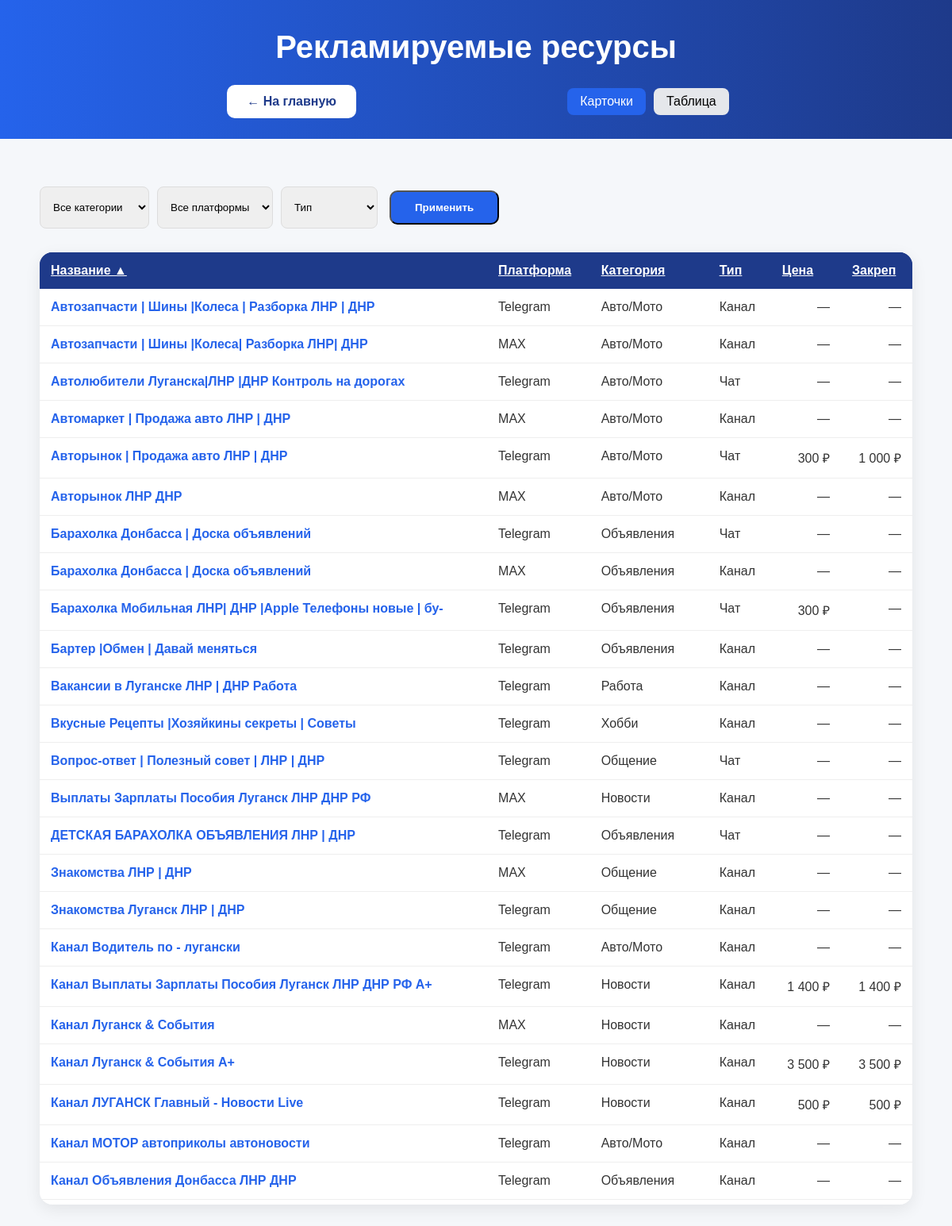
Screenshot of /resources.php?view=table&sort=name&dir=asc with the database file from the repository.
### tables this page shows
CREATE TABLE `resources` (
  `id` int(11) NOT NULL,
  `name` varchar(255) NOT NULL,
  `url` varchar(255) NOT NULL,
  `status` enum('main','reserve') DEFAULT NULL,
  `created_at` timestamp NULL DEFAULT CURRENT_TIMESTAMP,
  `platform` varchar(20) NOT NULL,
  `category` enum('Новости','Авто/Мото','Поездки','Работа','Объявления','Недвижимость','Общение','Хобби','Услуги','Электроника') NOT NULL DEFAULT 'Объявления',
  `type` enum('chat','channel') NOT NULL DEFAULT 'chat',
  `subscribers` int(11) DEFAULT NULL,
  `description` text,
  `priority` int(11) DEFAULT '0',
  `price` int(11) DEFAULT NULL,
  `pin_price` int(11) DEFAULT NULL
);

### config.php (called while the page is built, shortened)
<?php
function e($value)
{
    return htmlspecialchars((string)($value ?? ''), ENT_QUOTES, 'UTF-8');
}

### resources.php (the view, shortened to what this page needs)
<?php
require_once 'config.php';
$stmt = $pdo->prepare("SELECT value FROM settings WHERE name = 'show_reserve'");
$stmt->execute();
$showReserve = $stmt->fetchColumn();
$where = [];
if ($showReserve != '1') {
    $where[] = "(status IS NULL OR status != 'reserve')";
}
$params = [];
$view = $_GET['view'] ?? 'cards';
$sql = "SELECT * FROM resources";
if ($where) {
    $sql .= " WHERE " . implode(" AND ", $where);
}
$sort = $_GET['sort'] ?? 'priority';
$dir  = $_GET['dir'] ?? 'desc';
$sql .= " ORDER BY (status = 'reserve') ASC, $sort $dir";
$stmt = $pdo->prepare($sql);
$stmt->execute($params);
$resources = $stmt->fetchAll();
function sortLink($column, $label, $currentSort, $currentDir, $view) {
    $dir = 'asc';
    if ($currentSort === $column && $currentDir === 'asc') {
        $dir = 'desc';
    }
    $query = $_GET;
    $query['sort'] = $column;
    $query['dir'] = $dir;
    $query['view'] = $view;
    $arrow = '';
    if ($currentSort === $column) {
        $arrow = $currentDir === 'asc' ? ' ▲' : ' ▼';
    }
    return '<a href="?' . http_build_query($query) . '">' . $label . $arrow . '</a>';
}
?>
<!DOCTYPE html>
<html lang="ru">
<head>
<link rel="stylesheet" href="css/style.css?v=<?= filemtime('css/style.css') ?>">
</head>
<body>
<header class="hero small">
<h1>Рекламируемые ресурсы</h1>
<div>
    <div>
<a href="index.php" class="btn">← На главную</a></div>
<div class="view-switch">
<a href="?<?= http_build_query(array_merge($_GET, ['view' => 'cards'])) ?>"
class="view-btn <?= $view === 'cards' ? 'active' : '' ?>">
Карточки
</a>
<a href="?<?= http_build_query(array_merge($_GET, ['view' => 'table'])) ?>"
class="view-btn <?= $view === 'table' ? 'active' : '' ?>">
Таблица
</a>
</div>
</div>
</header>
<section class="table-section">
<form method="get" class="filter-form">
<select name="category">
<option value="">Все категории</option>
</select>
<select name="platform">
<option value="">Все платформы</option>
</select>
<select name="type">
<option value="">Тип</option>
</select>
<button type="submit" class="btn btn-primary">Применить</button>
</form>
<?php if ($view === 'cards'): ?>
<div class="resource-grid">
<?php foreach ($resources as $r): ?>
<?php
$cardClass = '';
if ($r['status'] === 'reserve') {
    $cardClass = 'card-reserve';
}
?>
<div class="resource-card <?= $cardClass ?>">
<div class="card-header">
    <a href="<?= e($r['url']) ?>" target="_blank" class="card-title">
        <?= e($r['name']) ?>
    </a>
</div>
<div class="card-badges">
    <span class="badge platform"><?= e($r['platform']) ?></span>
    <span class="badge category"><?= e($r['category']) ?></span>
    <span class="badge type">
        <?= $r['type'] === 'channel' ? 'Канал' : 'Чат' ?>
    </span>
</div>
<?php if ($r['description']): ?>
<div class="card-description">
    <?= e($r['description']) ?>
</div>
<?php endif; ?>
<div class="card-stats">
<?php if ($r['subscribers']): ?>
<div class="stat">
    <span class="label">Подписчики</span>
    <span class="value">
        <?= number_format($r['subscribers'],0,' ',' ') ?>
    </span>
</div>
<?php endif; ?>
<?php if ($r['price']): ?>
<div class="stat">
    <span class="label">Пост</span>
    <span class="value">
        <?= number_format($r['price'],0,' ',' ') ?> ₽
    </span>
</div>
<?php endif; ?>
<?php if ($r['pin_price']): ?>
<div class="stat">
    <span class="label">Закреп</span>
    <span class="value">
        <?= number_format($r['pin_price'],0,' ',' ') ?> ₽
    </span>
</div>
<?php endif; ?>
</div>
</div>
<?php endforeach; ?>
</div>
<?php else: ?>
    <div class="table-wrapper">
<table class="public-table">
<thead>
<tr>
<th><?= sortLink('name','Название',$sort,$dir,$view) ?></th>
<th><?= sortLink('platform','Платформа',$sort,$dir,$view) ?></th>
<th><?= sortLink('category','Категория',$sort,$dir,$view) ?></th>
<th><?= sortLink('type','Тип',$sort,$dir,$view) ?></th>
<th><?= sortLink('price','Цена',$sort,$dir,$view) ?></th>
<th><?= sortLink('pin_price','Закреп',$sort,$dir,$view) ?></th>
</tr>
</thead>
<tbody>
<?php foreach ($resources as $r): ?>
<?php if ($r['status'] === 'reserve'): ?>
<tr class="row-reserve">
<?php else: ?>
<tr>
<?php endif; ?>
    <td class="name-cell">
        <a href="<?= e($r['url']) ?>" target="_blank">
            <?= e($r['name']) ?>
        </a>
    </td>
    <td><?= e($r['platform']) ?></td>
    <td><?= e($r['category']) ?></td>
    <td><?= $r['type'] === 'channel' ? 'Канал' : 'Чат' ?></td>
    <td class="num">
        <?= $r['price'] ? number_format($r['price'],0,' ',' ') . ' ₽' : '—' ?>
    </td>
    <td class="num">
        <?= $r['pin_price'] ? number_format($r['pin_price'],0,' ',' ') . ' ₽' : '—' ?>
    </td>
</tr>
<?php endforeach; ?>
</tbody>
</table>
</div>
<?php endif; ?>
</section>
</body>
</html>

### css/style.css (style rules this page uses)
body { margin: 0; font-family: Arial, sans-serif; background: #f5f7fa; color: #333; }
.hero { background: linear-gradient(90deg, #2563eb, #1e3a8a); color: white; text-align: center; padding: 80px 20px; }
.small div { display: flex; justify-content: space-evenly; align-items: first baseline; }
.hero h1 { font-size: 40px; margin-bottom: 20px; }
.small { padding: 10px 20px; }
.btn { display: inline-block; padding: 12px 25px; background: white; color: #1e3a8a; text-decoration: none; border-radius: 10px; margin: 5px; font-weight: bold; transition: 0.3s; }
.table-section { max-width: 1100px; margin: 60px auto; padding: 0 20px; }
.btn-primary { background: #2563eb; color: white; padding: 12px 30px; border-radius: 10px; font-weight: bold; }
.filter-form { display:flex; flex-wrap:wrap; gap:10px; margin-bottom:30px; }
.filter-form select { padding:8px 12px; border-radius:8px; border:1px solid #ddd; }
.view-switch { margin-bottom: 20px; display: flex; gap: 10px; }
.view-btn { padding: 8px 16px; background: #2563eb; border-radius: 8px; text-decoration: none; color: #ffffff; font-weight: 500; transition: 0.2s; }
.view-btn.active { background: #e5e7eb; color: rgb(0, 0, 0); }
.table-wrapper { overflow-x: auto; background: white; border-radius: 16px; box-shadow: 0 6px 20px rgba(0,0,0,0.08); max-height: 1200px; overflow: auto; }
.public-table { width: 100%; border-collapse: collapse; min-width: 750px; }
.public-table thead { background: #1e3a8a; color: white; }
.public-table th { padding: 14px; text-align: left; font-weight: 600; }
.public-table th a { color: white; text-decoration: underline; }
.public-table td { padding: 14px; border-bottom: 1px solid #eee; vertical-align: top; }
.public-table .name-cell a { font-weight: 600; color: #2563eb; text-decoration: none; }
.public-table .num { text-align: right; white-space: nowrap; }
.public-table thead th { position: sticky; top: 0; background: #1e3a8a; z-index: 5; }

### rows the page displays
resources: name "Автозапчасти | Шины |Колеса | Разборка ЛНР | ДНР", platform "Telegram", category "Авто/Мото", type "Канал"
resources: name "Автозапчасти | Шины |Колеса| Разборка ЛНР| ДНР", platform "MAX", category "Авто/Мото", type "Канал"
resources: name "Автолюбители Луганска|ЛНР |ДНР Контроль на дорогах", platform "Telegram", category "Авто/Мото", type "Чат"
resources: name "Автомаркет | Продажа авто ЛНР | ДНР", platform "MAX", category "Авто/Мото", type "Канал"
resources: name "Авторынок | Продажа авто ЛНР | ДНР", platform "Telegram", category "Авто/Мото", type "Чат", price "300", pin_price "1 000"
resources: name "Авторынок ЛНР ДНР", platform "MAX", category "Авто/Мото", type "Канал"
resources: name "Барахолка Донбасса | Доска объявлений", platform "Telegram", category "Объявления", type "Чат"
resources: name "Барахолка Донбасса | Доска объявлений", platform "MAX", category "Объявления", type "Канал"
resources: name "Барахолка Мобильная ЛНР| ДНР |Apple Телефоны новые | бу-", platform "Telegram", category "Объявления", type "Чат", price "300"
resources: name "Бартер |Обмен | Давай меняться", platform "Telegram", category "Объявления", type "Канал"
resources: name "Вакансии в Луганске ЛНР | ДНР Работа", platform "Telegram", category "Работа", type "Канал"
resources: name "Вкусные Рецепты |Хозяйкины секреты | Советы", platform "Telegram", category "Хобби", type "Канал"
resources: name "Вопрос-ответ | Полезный совет | ЛНР | ДНР", platform "Telegram", category "Общение", type "Чат"
resources: name "Выплаты Зарплаты Пособия Луганск ЛНР ДНР РФ", platform "MAX", category "Новости", type "Канал"
resources: name "ДЕТСКАЯ БАРАХОЛКА ОБЪЯВЛЕНИЯ ЛНР | ДНР", platform "Telegram", category "Объявления", type "Чат"
resources: name "Знакомства ЛНР | ДНР", platform "MAX", category "Общение", type "Канал"
resources: name "Знакомства Луганск ЛНР | ДНР", platform "Telegram", category "Общение", type "Канал"
resources: name "Канал Водитель по - лугански", platform "Telegram", category "Авто/Мото", type "Канал"
resources: name "Канал Выплаты Зарплаты Пособия Луганск ЛНР ДНР РФ А+", platform "Telegram", category "Новости", type "Канал", price "1 400", pin_price "1 400"
resources: name "Канал Луганск & События", platform "MAX", category "Новости", type "Канал"
resources: name "Канал Луганск & События A+", platform "Telegram", category "Новости", type "Канал", price "3 500", pin_price "3 500"
resources: name "Канал ЛУГАНСК Главный - Новости Live", platform "Telegram", category "Новости", type "Канал", price "500", pin_price "500"
resources: name "Канал МОТОР автоприколы автоновости", platform "Telegram", category "Авто/Мото", type "Канал"
resources: name "Канал Объявления Донбасса ЛНР ДНР", platform "Telegram", category "Объявления", type "Канал"

### other values shown
$label "Название Платформа Категория Тип Цена Закреп"
$arrow "▲"
